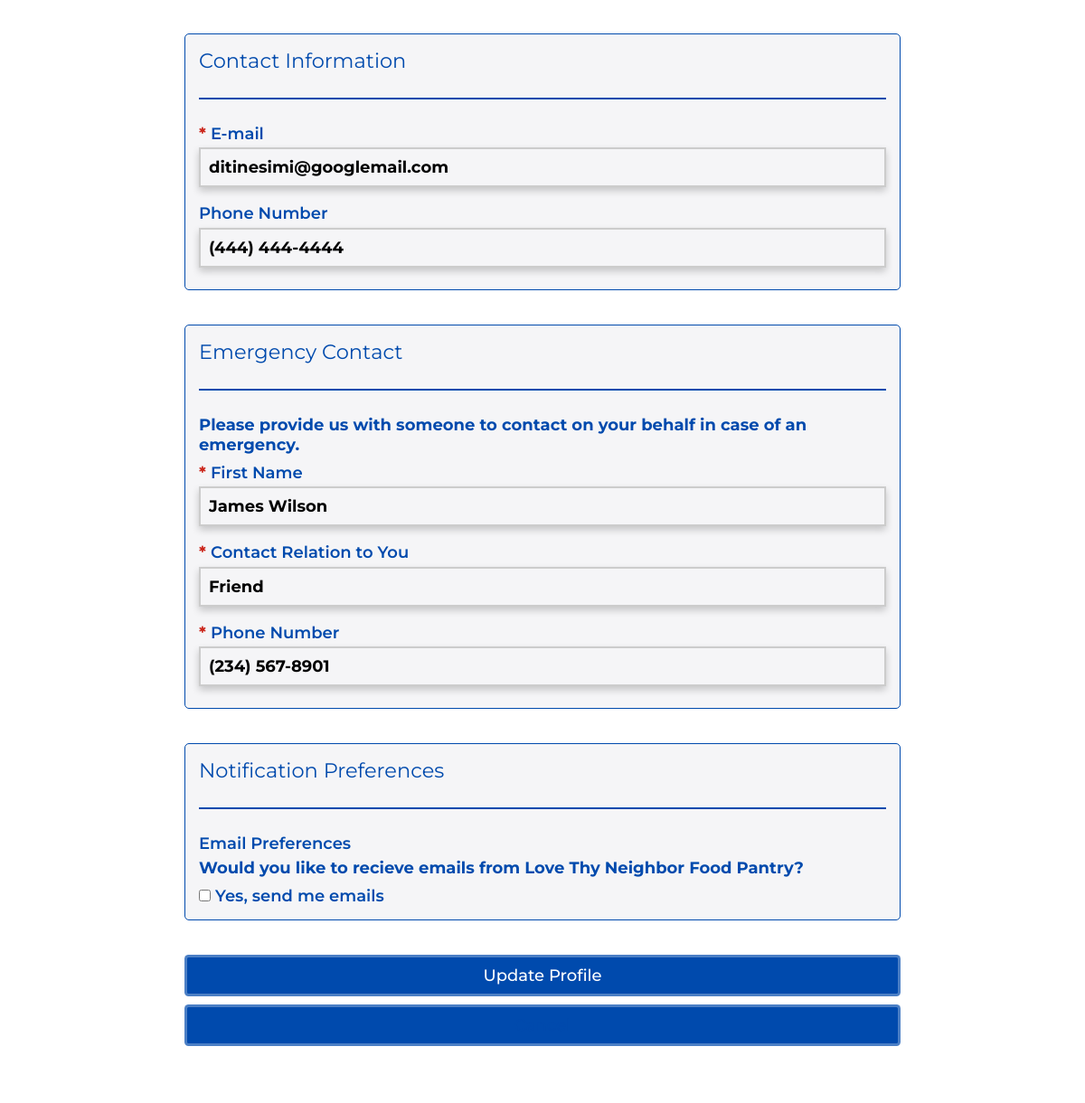
Before: /editProfile.php (signed in, lower part) with the older database file.
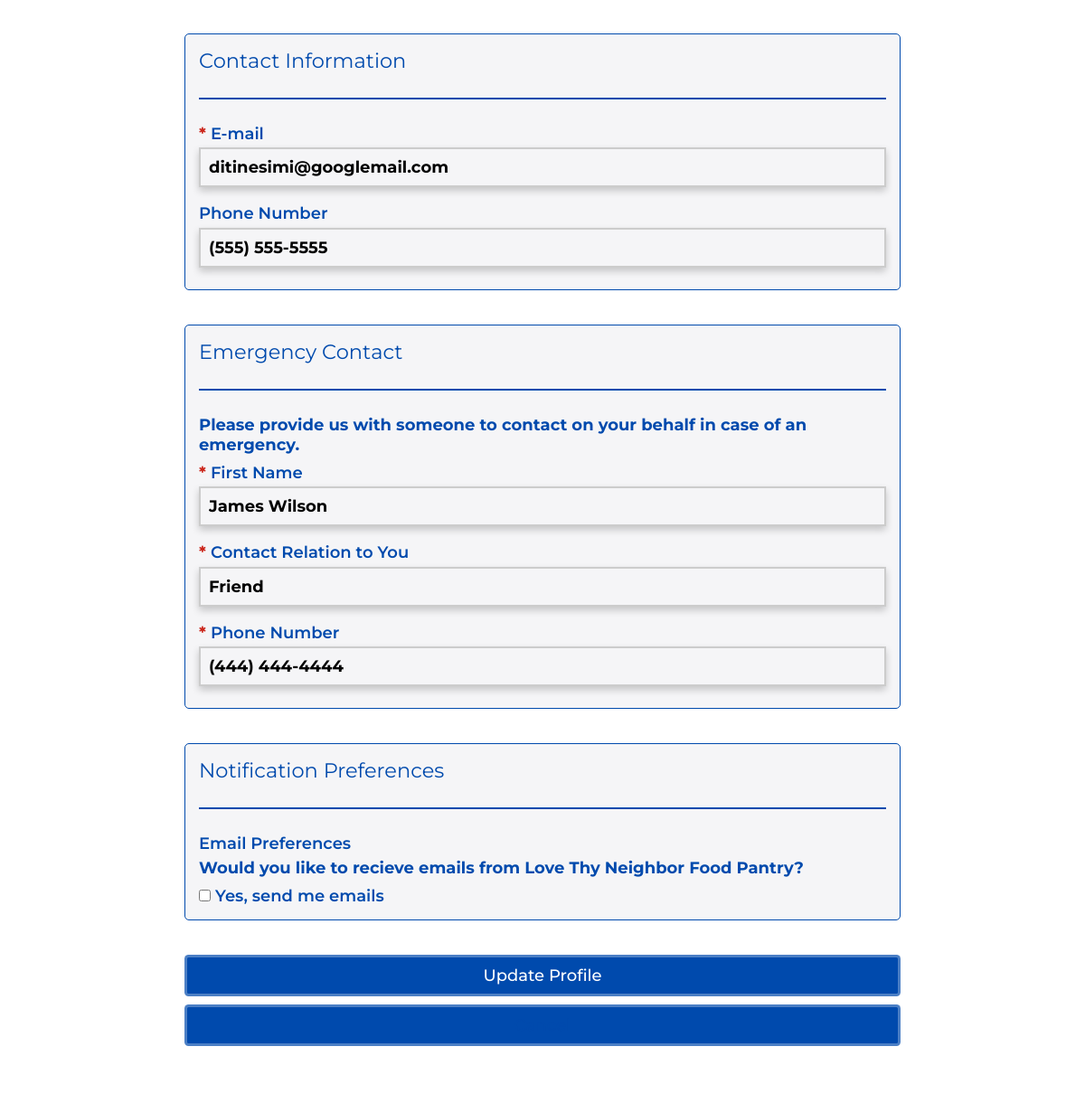
After: the same page with the newer database file.
### tables this page shows
CREATE TABLE `dbpersons` (
  `id` varchar(256) NOT NULL,
  `first_name` text NOT NULL,
  `last_name` text,
  `phone_number` varchar(16) NOT NULL,
  `email` text,
  `email_prefs` enum('true','false') DEFAULT NULL,
  `birthday` text,
  `t-shirt_size` text,
  `state` varchar(2) DEFAULT NULL,
  `city` text,
  `street_address` text,
  `zip_code` text,
  `emergency_contact_first_name` text,
  `emergency_contact_phone` varchar(16) DEFAULT NULL,
  `emergency_contact_relation` text,
  `archived` tinyint(1) DEFAULT NULL,
  `password` text,
  `contact_num` varchar(255) DEFAULT 'n/a',
  `contact_method` text,
  `type` text,
  `status` text,
  `photo_release` tinyint(1) DEFAULT '0',
  `community_service` tinyint(1) DEFAULT '0',
  `notes` text,
  PRIMARY KEY (`id`)
);

### database/dbPersons.php (called while the page is built, shortened)
<?php
include_once(dirname(__FILE__) . '/../domain/Person.php');
function retrieve_person($id) {
    $con = connect();
    $query = "SELECT * FROM dbpersons WHERE id = ?";
    $stmt = mysqli_prepare($con, $query);
    mysqli_stmt_bind_param($stmt, "s", $id);
    mysqli_stmt_execute($stmt);
    $result = mysqli_stmt_get_result($stmt);
    $result_row = mysqli_fetch_assoc($result);
    $thePerson = make_a_person($result_row);
    return $thePerson;
}
function make_a_person($result_row) {
    $thePerson = new Person(
        $result_row['id'] ?? null,
        $result_row['first_name'] ?? null,
        $result_row['last_name'] ?? null,
        $result_row['phone_number'] ?? null,
        $result_row['email'] ?? null,
        $result_row['email_prefs'] ?? null,
        $result_row['birthday'] ?? null,
        $result_row['t-shirt_size'] ?? null,
        $result_row['state'] ?? null,
        $result_row['city'] ?? null,
        $result_row['street_address'] ?? null,
        $result_row['zip_code'] ?? null,
        $result_row['emergency_contact_first_name'] ?? null,
        $result_row['emergency_contact_phone'] ?? null,
        $result_row['emergency_contact_relation'] ?? null,
        $result_row['archived'] ?? null,
        $result_row['password'] ?? null,
        $result_row['contact_num'] ?? null,
        $result_row['contact_method'] ?? null,
        $result_row['type'] ?? null,
        $result_row['status'] ?? null,
        $result_row['photo_release'] ?? null,
        $result_row['community_service'] ?? null,
        $result_row['notes'] ?? null
    );
    return $thePerson;
}

### domain/Person.php (called while the page is built, shortened)
<?php
class Person {
	private $phone1;
	private $email;
	private $email_prefs;
	private $emergency_contact_first_name;
	private $emergency_contact_phone;
	private $emergency_contact_relation;
	function __construct(
        $id, $first_name, $last_name, $phone1, $email, $email_prefs, $birthday,
		$t_shirt_size, $state, $city, $street_address, $zip_code,
		$emergency_contact_first_name, $emergency_contact_phone, $emergency_contact_relation,
		$archived, $password, $contact_num, $contact_method, $type,
		$status, $photo_release, $community_service, $notes
		) {
        $this->phone1 = $phone1;
        $this->email = $email;
        $this->email_prefs = $email_prefs;
        $this->emergency_contact_first_name = $emergency_contact_first_name;
        $this->emergency_contact_phone = $emergency_contact_phone;
        $this->emergency_contact_relation = $emergency_contact_relation;
    }
	function get_phone1() {
		return $this->phone1;
	}
	function get_email() {
		return $this->email;
	}
	function get_email_prefs() {
		return $this->email_prefs;
	}
	function get_emergency_contact_first_name() {
		return $this->emergency_contact_first_name;
	}
	function get_emergency_contact_phone() {
		return $this->emergency_contact_phone;
	}
	function get_emergency_contact_relation() {
		return $this->emergency_contact_relation;
	}
}

### include/output.php (called while the page is built, shortened)
<?php
    function hsc($input) {
        return htmlspecialchars($input ?? '');
    }
    function formatPhoneNumber($number) {
        $str = '(' . substr($number, 0, 3) . ') ' . substr($number, 3, 3) . '-' . substr($number, 6, 4);
        return hsc($str);
    }

### profileEditForm.php (the view, shortened to what the changed rows need)
<?php
    require_once('domain/Person.php');
    require_once('database/dbPersons.php');
    require_once('include/output.php');
    $args = sanitize($_GET);
    if ($_SESSION['access_level'] >= 2 && isset($args['id'])) {
        $id = $args['id'];
        $editingSelf = $id == $_SESSION['_id'];
    } else {
        $id = $_SESSION['_id'];
    }
    $person = retrieve_person($id);
?>
<main class="signup-form">
    <div class="main-content-box">
    <form class="signup-form" method="post">
        <fieldset class="section-box">
            <h3 class="mt-2" id="contact-info">Contact Information</h3>
            <div class="blue-div"></div>
            <label for="email"><em>* </em>E-mail</label>
            <input type="email" id="email" name="email" value="<?php echo hsc($person->get_email()); ?>" required placeholder="Enter your e-mail address">
            <label for="phone1">Phone Number</label>
            <input type="tel" id="phone1" class="phone" name="phone1" value="<?php echo formatPhoneNumber($person->get_phone1()); ?>" pattern="(\D{0,1})\d{3}(\D{0,2})\d{3}(.{0,1})\d{4}" placeholder="Ex. (555) 555-5555">
        </fieldset>
        <fieldset class="section-box">
            <h3 class="mt-2">Emergency Contact</h3>
            <div class="blue-div"></div>
            <p>Please provide us with someone to contact on your behalf in case of an emergency.</p>
            <label for="emergency_contact_first_name" required><em>* </em>First Name</label>
            <input type="text" id="emergency_contact_first_name" name="emergency_contact_first_name" value="<?php echo hsc($person->get_emergency_contact_first_name()); ?>" placeholder="Enter emergency contact name">
            <label for="emergency_contact_relation"><em>* </em>Contact Relation to You</label>
            <input type="text" id="emergency_contact_relation" name="emergency_contact_relation" value="<?php echo hsc($person->get_emergency_contact_relation()); ?>" placeholder="Ex. Spouse, Mother, Father, Sister, Brother, Friend">
            <label for="emergency_contact_phone"><em>* </em>Phone Number</label>
            <input type="tel" id="emergency_contact_phone" class="phone" name="emergency_contact_phone" value="<?php echo formatPhoneNumber($person->get_emergency_contact_phone()); ?>" pattern="(\D{0,1})\d{3}(\D{0,2})\d{3}(.{0,1})\d{4}" placeholder="Ex. (555) 555-5555">
        </fieldset>
        <fieldset class="section-box">
            <div class="radio-group">
                <div class="radio-element">
                    <input type="checkbox" id="reminders" name="email_prefs" value="reminders" <?php
                    if($person->get_email_prefs() == 'true') { echo 'checked'; } ?> >
                    <label for="reminders">Yes, send me emails</label>
                </div>
            </div>
        </fieldset>
    </form>
    </div>
</main>

Changed rows visible on the page:
changed dbpersons "ditinesimi@googlemail.com": phone1 "(444) 444-4444" → "(555) 555-5555"; emergency_contact_phone "(234) 567-8901" → "(444) 444-4444"
